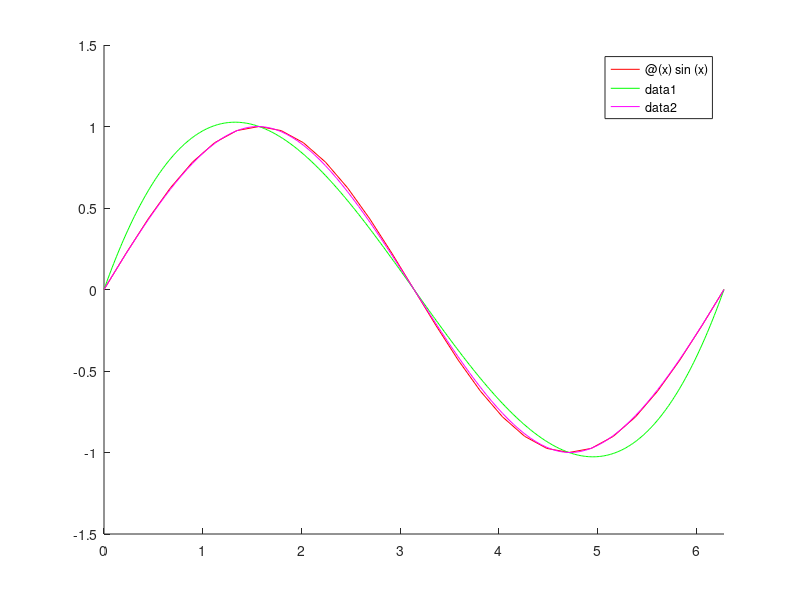

MATLAB code for this plot:
function ex2()
f=@(x) sin(x);
nodes=[0, pi/2, pi, 3*pi/2, 2*pi];
values=nodes;
for i=1:length(nodes)
    values(i)=f(nodes(i));
end
clf; hold on;

fplot(f, [0, 2*pi], 'r')
%function graph

sp=@(x) spline(nodes, values, x);
fplot(sp, [0, 2*pi], 'g')
%cubic natural spline graph

clamped_sp=@(x) spline(nodes, [1 values 1], x);
%am adaugat capetele nodurilor
fplot(clamped_sp, [0, 2*pi], 'm')
%clamped spline graph
end